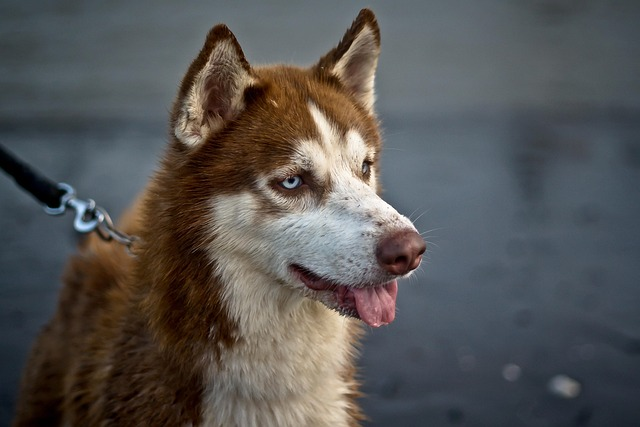
#> input picture img.jpg, 640 x 427 px
$ jupyter execute '5. OpenCV_나도코딩-(파일 저장 - 이미지, 동영상).ipynb'
#> lines starting #> are read from the running program, lines starting #| are printed output that depends on the picture
# 5. 파일 저장

## 이미지 저장 cv2.imwrite()
(저장 이름, 이미지 배열)

### 저장 포맷 바꾸기 가능 (jpg, png...)

[cell 1]
import cv2

img = cv2.imread('./img.jpg', cv2.IMREAD_GRAYSCALE)
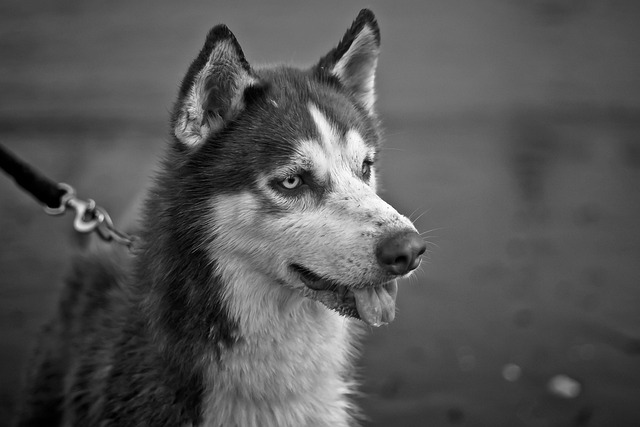
#> img: shape (427, 640); min 0, max 255, mean 85.3

result = cv2.imwrite('img_grayscale.png', img)
print(result)
#| True

## 동영상 저장 cv2.VideoWriter()
(저장 이름, 정의한 코덱, fps, (너비, 높이))

[cell 2]
import cv2

cap = cv2.VideoCapture('./video.mp4')

# 코덱 정의
fourcc = cv2.VideoWriter_fourcc(*'DIVX')

width = round(cap.get(cv2.CAP_PROP_FRAME_WIDTH))
height = round(cap.get(cv2.CAP_PROP_FRAME_HEIGHT))
fps = cap.get(cv2.CAP_PROP_FPS)

out = cv2.VideoWriter('output.avi', fourcc, fps, (width, height))


while cap.isOpened():
    ret, frame = cap.read()
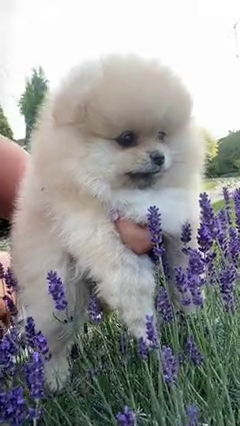
#> input picture frame 22 of video.mp4, 240 x 426 px
#> frame is the input picture: shape (426, 240, 3); mean B, G, R 150.4, 150.5, 150.4

    if not ret:
        break

    out.write(frame) # 소리X (영상만)
    cv2.imshow('video show', frame)

    if cv2.waitKey(25) == ord('q'):
#> (key q is pressed here)
        break

cap.release()
out.release()
cv2.destroyAllWindows()
